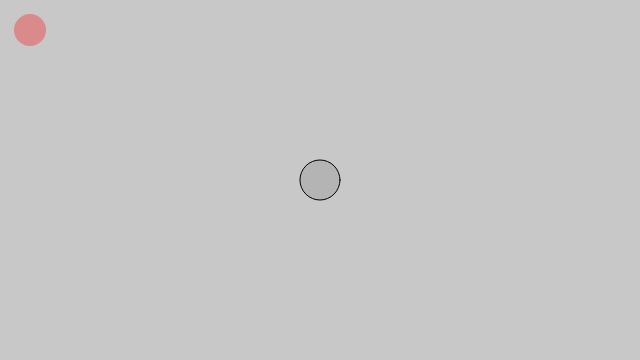
Frame 1 (no input)
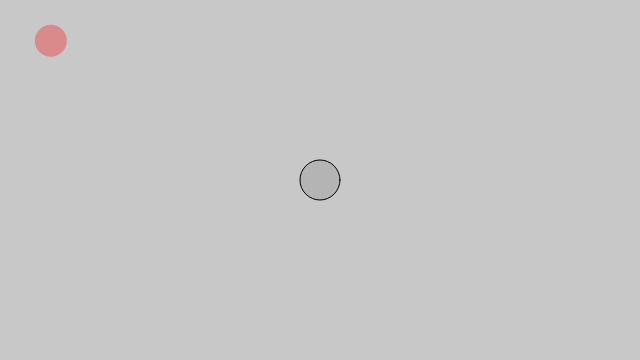
Frame 60 (no input)
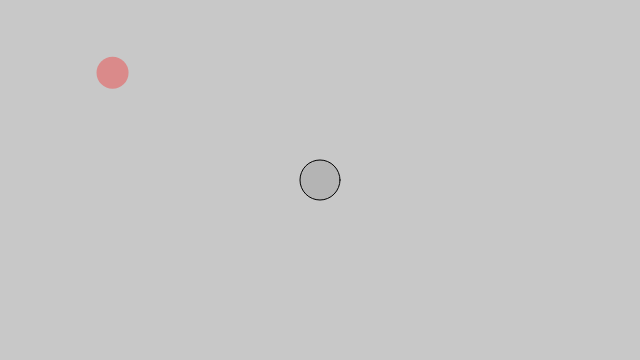
Frame 120 (the mouse pressed at the canvas centre since frame 60)

The p5.js sketch that drew these frames (run headless with seeded random() and noise() and a simulated clock; from frame 60 on, the mouse is pressed at the canvas centre):

// p5.js sketch
// ── sketch.js
// 重力
// 重力の公式　F=(G*m1*m2/rの2乗)*r

let mover;
let attractor;

function setup() {
	createCanvas(640, 360);
	mover = new Mover();
	attractor = new Attractor();
}

function draw() {
	background(200);

	let f = attractor.attract(mover);

	mover.applyForce(f);

	mover.update();

	attractor.display();
	mover.display();
}

class Attractor {
	constructor() {
		this.mass = 20;
		this.loc = createVector(width / 2, height / 2);
		this.G = 0.4;
	}
	display() {
		stroke(0);
		fill(175, 200);
		ellipse(this.loc.x, this.loc.y, this.mass * 2);
	}
	attract(mover) {
		let force = p5.Vector.sub(this.loc, mover.loc);
		let distance = force.mag();
		distance = constrain(distance, 5.0, 25.0);
		force.normalize();
		let strength = (this.G * this.mass * mover.mass) / (distance * distance);
		force.mult(strength);
		return force;

	}
}

class Mover {
	constructor() {
		this.loc = createVector(30, 30);
		this.velo = createVector(0, 0);
		this.acc = createVector(0, 0);
		this.mass = 2; // 質量は1に
	}
	applyForce(force) {
		this.f = p5.Vector.div(force, this.mass);
		this.acc.add(this.f);
	}
	update() {
		this.velo.add(this.acc);
		this.loc.add(this.velo);
		this.acc.mult(0); // 加速を毎回クリアにする
	}
	display() {
		noStroke();
		fill(255, 0, 0, 80);
		ellipse(this.loc.x, this.loc.y, this.mass * 16);
	}
	checkEdges() {
		if (this.loc.x > width) {
			this.loc.x = width;
			this.velo.x *= -1;
		} else if (this.loc.x < 0) {
			this.loc.x = 0;
			this.velo.x *= -1;
		}
		if (this.loc.y > height) {
			this.velo.y *= -1;
			this.loc.y = height;
		}
	}
}
